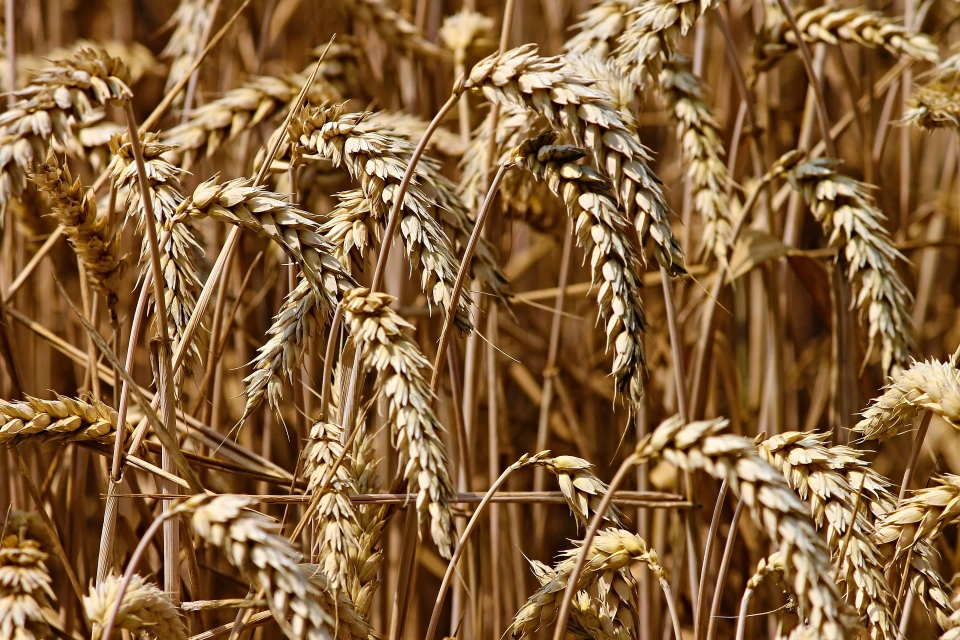
#> input picture YOLO3/video/wheat.jpg, 1920 x 1280 px (shown at 1/2 size)
$ python OpenCV_Edge_ex01.py   (older library calls are emulated)
#> lines starting #> are read from the running program, lines starting #| are printed output that depends on the picture; after the words box and inside, x2 and y2 are one past the last pixel; in counts of white or black regions, pixels touching at a corner belong together
import cv2

src = cv2.imread('./video/wheat.jpg', cv2.IMREAD_COLOR)
#> src is the input picture: shape (1280, 1920, 3); mean B, G, R 59.5, 99.1, 135.1
gray = cv2.cvtColor(src, cv2.COLOR_BGR2GRAY)
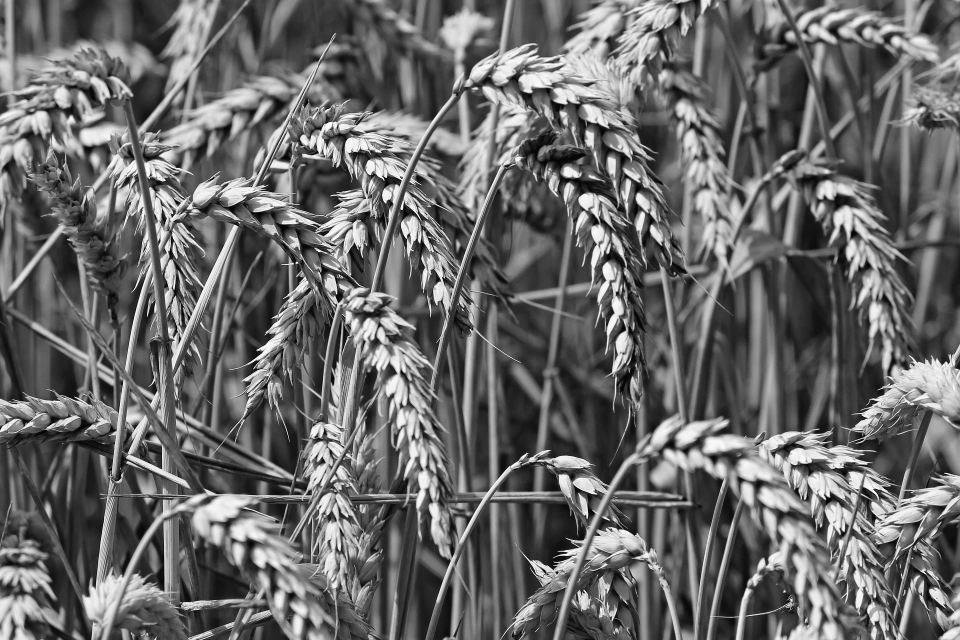
#> gray: shape (1280, 1920) (shown at 1/2 size); min 0, max 255, mean 105.4

sobel = cv2.Sobel(gray, cv2.CV_8U, 1, 0, 3)
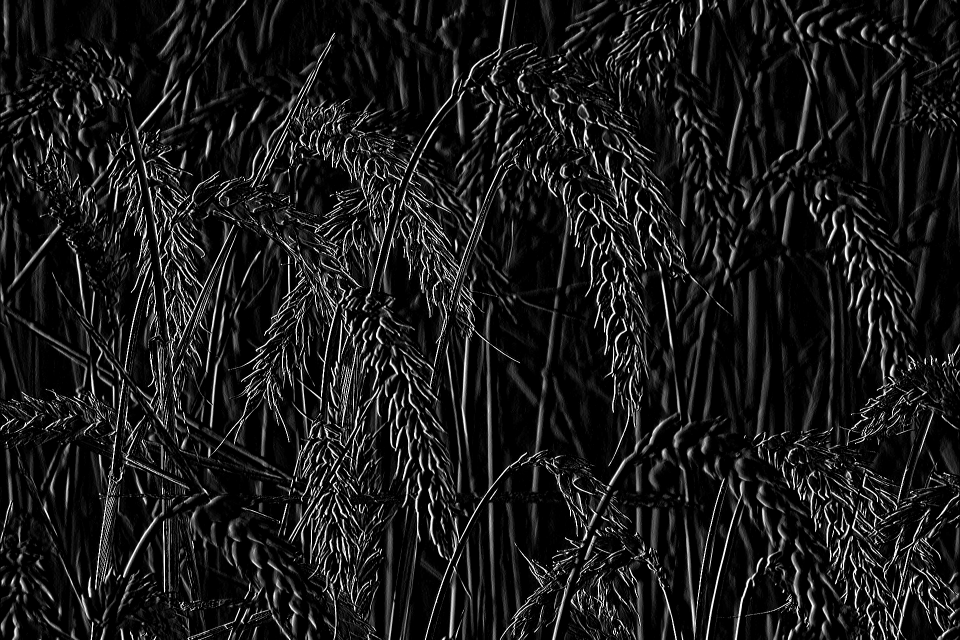
#> sobel: shape (1280, 1920) (shown at 1/2 size); min 0, max 255, mean 25.9
laplacian = cv2.Laplacian(gray, cv2.CV_8U, 3)
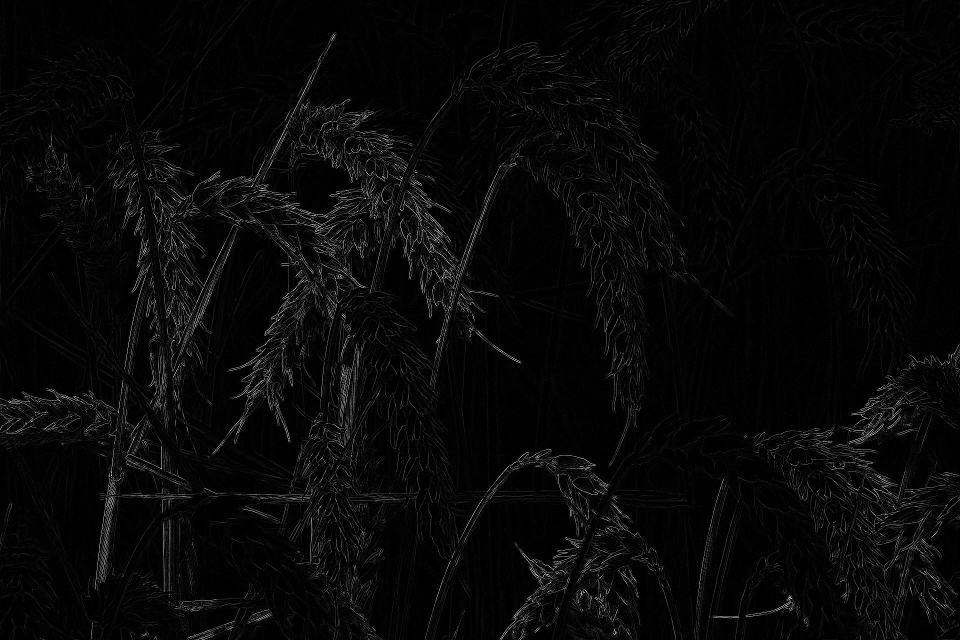
#> laplacian: shape (1280, 1920) (shown at 1/2 size); min 0, max 255, mean 7.6
canny = cv2.Canny(src, 100, 255)
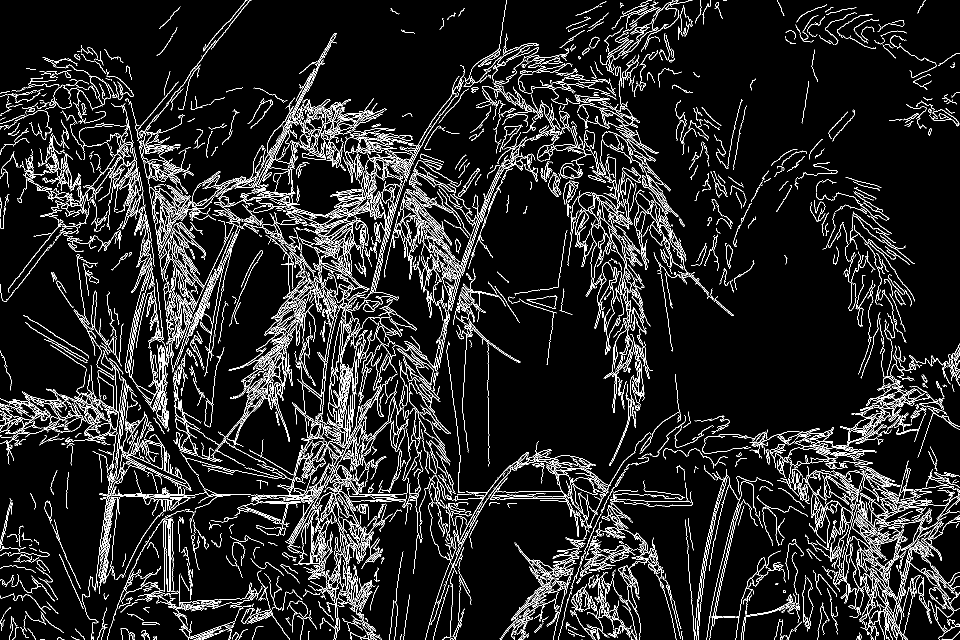
#> canny: shape (1280, 1920) (shown at 1/2 size); 8.9% white in thin lines or dots

sobel = cv2.resize(sobel, dsize=(800, 600), interpolation=cv2.INTER_AREA)
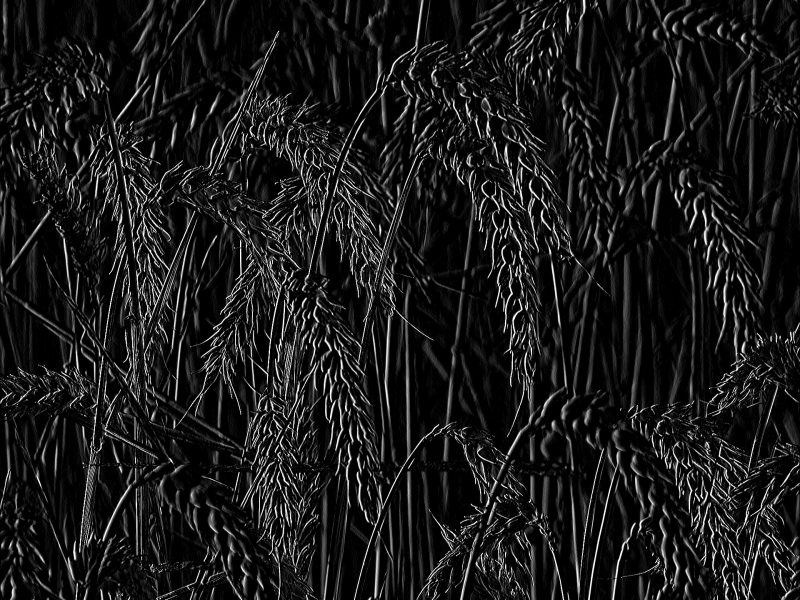
#> sobel: shape (600, 800); min 0, max 255, mean 25.9
laplacian = cv2.resize(laplacian, dsize=(800, 600), interpolation=cv2.INTER_AREA)
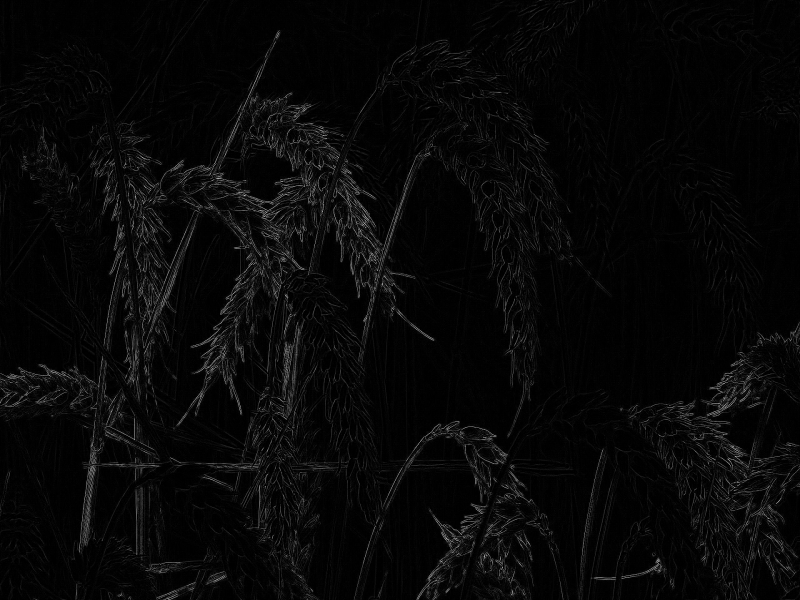
#> laplacian: shape (600, 800); min 0, max 192, mean 7.6
canny = cv2.resize(canny, dsize=(800, 600), interpolation=cv2.INTER_AREA)
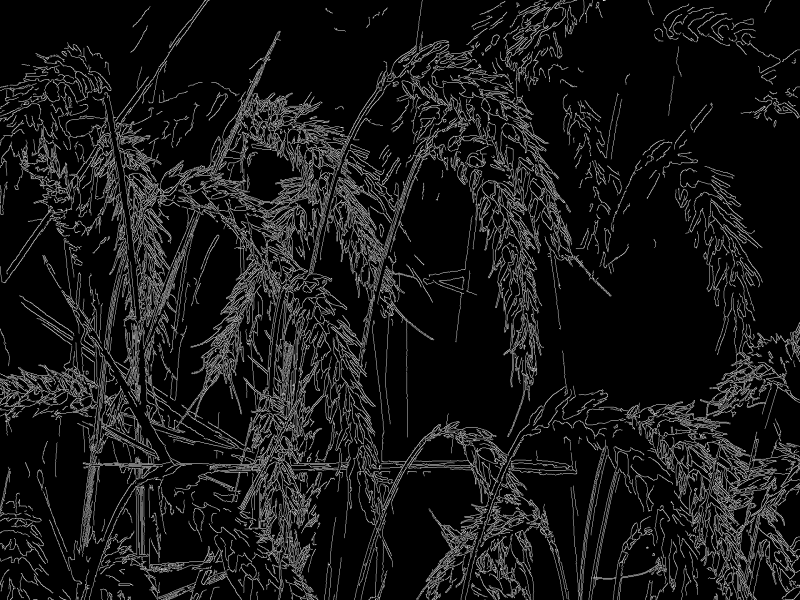
#> canny: shape (600, 800); min 0, max 239, mean 22.7

cv2.imshow('sobel', sobel)
cv2.imshow('laplacian', laplacian)
cv2.imshow('canny', canny)
cv2.waitKey()
cv2.destroyAllWindows()

$ run again, with YOLO3/video/Billiard.jpg copied over YOLO3/video/wheat.jpg
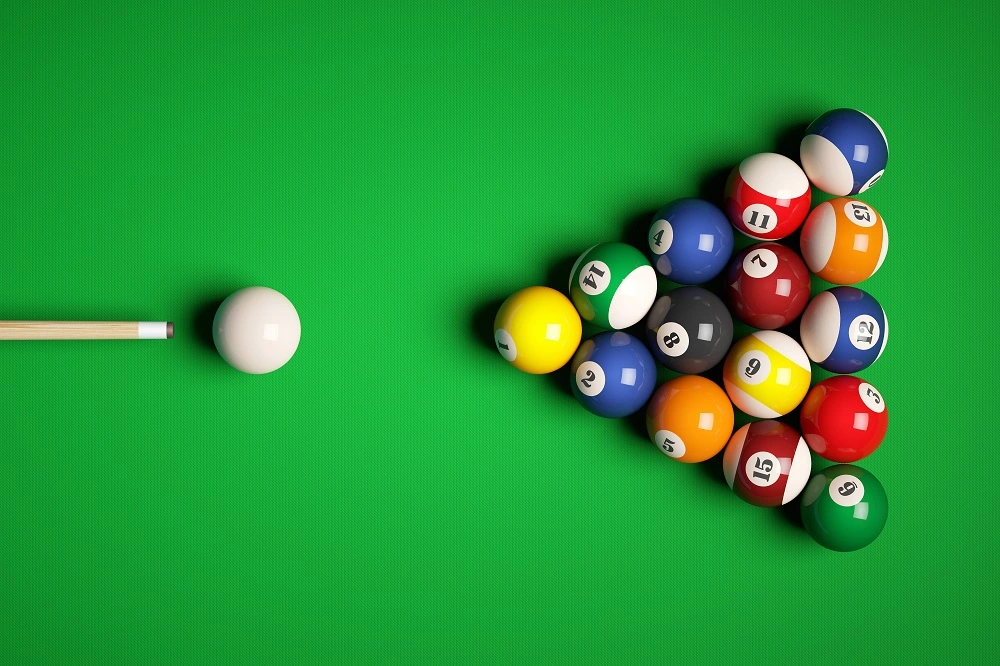
#> input picture YOLO3/video/Billiard.jpg, 1000 x 666 px
#> src is the input picture: shape (666, 1000, 3); mean B, G, R 57.3, 151.7, 40
#> `canny = cv2.Canny(src, 100, 255)`:
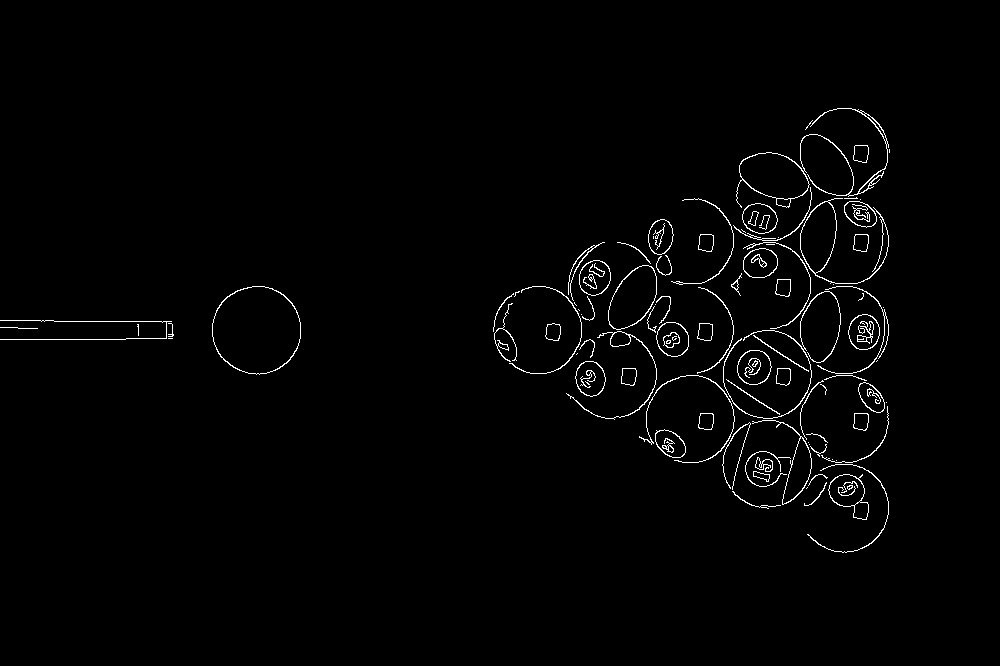
#> canny: shape (666, 1000); 1.5% white in thin lines or dots, all inside (x1, y1, x2, y2) = (0, 108, 890, 553)
#> `canny = cv2.resize(canny, dsize=(800, 600), interpolation=cv2.INTER_AR..`:
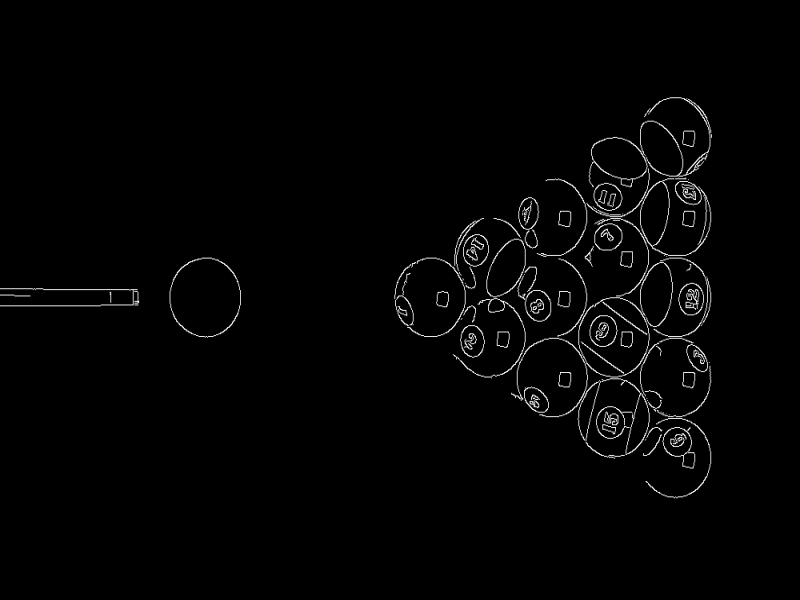
#> canny: shape (600, 800); min 0, max 255, mean 3.8
